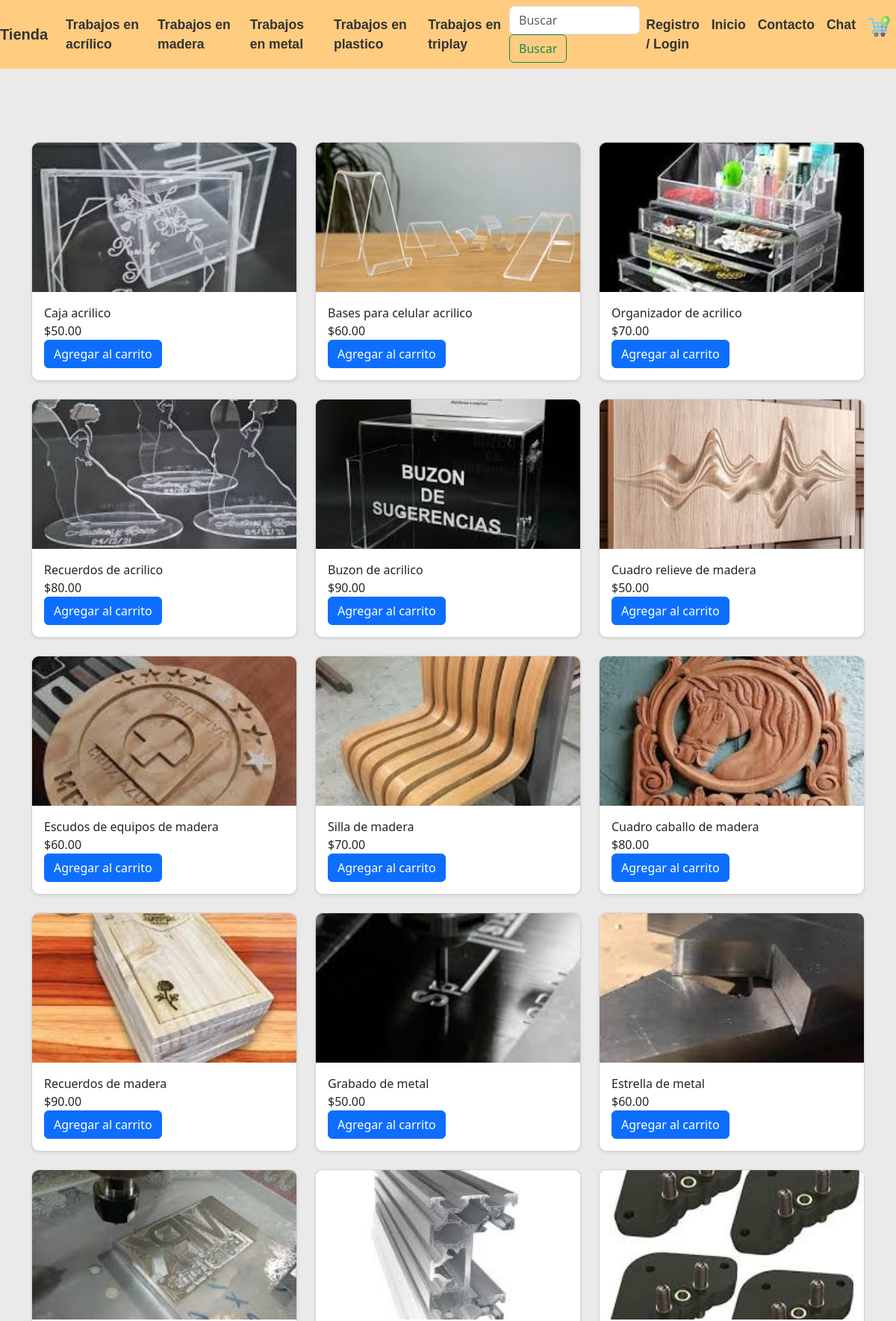
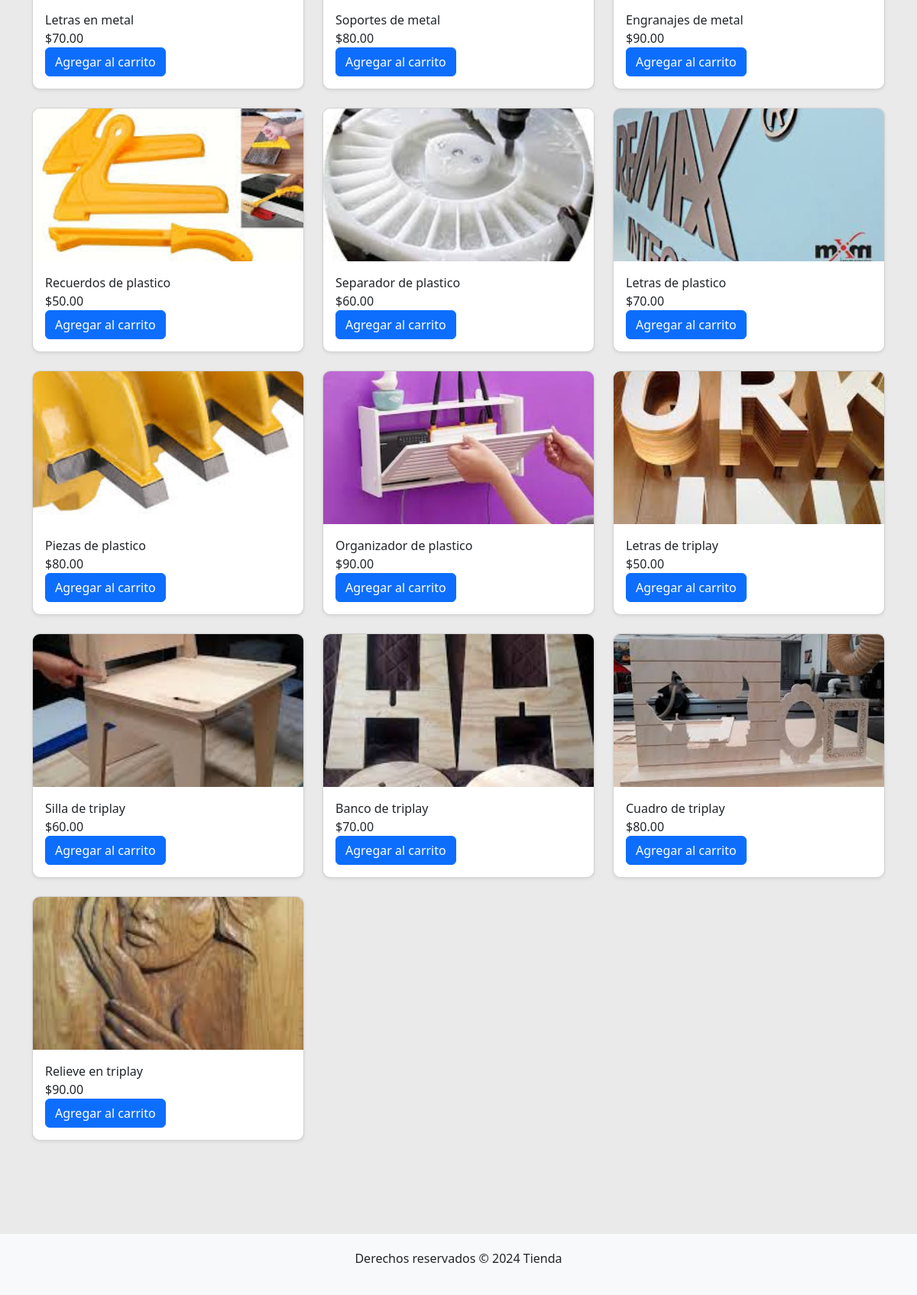
The page /productos.php on the database its author committed (2 pictures, top to bottom).
### tables this page shows
CREATE TABLE `categorias` (
  `idcategoria` int(11) NOT NULL,
  `descripcion` varchar(50) NOT NULL
);

CREATE TABLE `producto` (
  `idproducto` int(11) NOT NULL,
  `descripcion` varchar(100) NOT NULL,
  `precio` float(15,2) NOT NULL,
  `urlimagen` varchar(1000) NOT NULL,
  `idcategoria` int(11) NOT NULL
);

### productos.php (the view, shortened to what this page needs)
<?php
include 'db_connection.php';
$categorias_sql = "SELECT * FROM categorias";
$categorias_result = $conn->query($categorias_sql);
$productos_sql = "SELECT * FROM producto";
$productos_result = $conn->query($productos_sql);
?>
<!DOCTYPE html>
<html lang="es">
<head>
    <link rel="stylesheet" href="css/bootstrap.min.css">
    <link rel="stylesheet" type="text/css" href="estilo_productos.css">
</head>
<body>
    <header>
        <nav class="navbar navbar-expand-lg navbar-light bg-light">
            <a class="navbar-brand" href="productos.php">Tienda</a>
            <div class="collapse navbar-collapse" id="navbarNav">
                <ul class="navbar-nav">
                    <?php while($row = $categorias_result->fetch_assoc()): ?>
                        <li class="nav-item">
                            <a class="nav-link" href="?categoria=<?php echo $row['idcategoria']; ?>"><?php echo $row['descripcion']; ?></a>
                        </li>
                    <?php endwhile; ?>
                </ul>
                <div class="search-section">
                    <form class="form-inline my-2 my-lg-0" action="productos.php" method="GET">
                        <input class="form-control mr-sm-2" type="search" placeholder="Buscar" aria-label="Buscar" name="search">
                        <button class="btn btn-outline-success my-2 my-sm-0" type="submit">Buscar</button>
                    </form>
                </div>
                <ul class="navbar-nav ml-auto">
                <li class="nav-item">
                    <a class="nav-link" href="login.php">Registro / Login</a>
                </li>
                <li class="nav-item">
                    <a class="nav-link" href="index.php">Inicio</a>
                </li>
                <li class="nav-item">
                    <a class="nav-link" href="contacto.php">Contacto</a>
                </li>
                <li class="nav-item"><a class="nav-link" href="chat.php">Chat</a></li>
                    <li class="nav-item">
                        <a class="nav-link" href="carrito.php">
                            <img src="img/carrito.png" alt="Carrito" style="width: 30px;">
                        </a>
                    </li>
                </ul>
            </div>
        </nav>
    </header>
    <main class="container mt-5">
        <div class="row">
            <?php while($row = $productos_result->fetch_assoc()): ?>
                <div class="col-md-4">
                    <div class="card mb-4 shadow-sm zoom">
                        <img src="<?php echo $row['urlimagen']; ?>" class="card-img-top" alt="<?php echo $row['descripcion']; ?>">
                        <div class="card-body">
                            <p class="card-text"><?php echo $row['descripcion']; ?></p>
                            <p class="card-text">$<?php echo $row['precio']; ?></p>
                            <form class="add-to-cart-form" method="POST">
                                <button type="button" class="btn btn-primary add-to-cart-btn">Agregar al carrito</button>
                            </form>
                        </div>
                    </div>
                </div>
            <?php endwhile; ?>
        </div>
    </main>
    <footer class="text-center mt-5">
        <p>Derechos reservados &copy; 2024 Tienda</p>
    </footer>
</body>
</html>

### estilo_productos.css (style rules this page uses)
body { background-color: #eaeaea; }
.navbar { background-color: #ffcc80 !important; }
.navbar-brand, .navbar-nav .nav-link { color: #333 !important; font-family: 'Arial Black', sans-serif; font-weight: bold; border-radius: 10px; }
.navbar-nav .nav-link { font-size: 1.1rem; padding: 8px 16px; }
main { padding: 50px 0; }
.card { background-color: #fff; margin-bottom: 20px; border-radius: 10px; overflow: hidden; box-shadow: 0 4px 8px rgba(0, 0, 0, 0.1); }
.card img { height: 200px; object-fit: cover; }
.card p { margin-bottom: 0; }
footer { background-color: #f8f9fa; padding: 20px 0; }

### productos.php (style rules this page uses)
.navbar-nav { margin-left: auto; }
.search-section { margin-left: auto; display: flex; align-items: center; }

### rows shown on the page
categorias: descripcion "Trabajos en acrílico"
categorias: descripcion "Trabajos en madera"
categorias: descripcion "Trabajos en metal"
categorias: descripcion "Trabajos en plastico"
categorias: descripcion "Trabajos en triplay"
producto: urlimagen (picture), descripcion "Caja acrilico", precio "50.00"
producto: urlimagen (picture), descripcion "Bases para celular acrilico", precio "60.00"
producto: urlimagen (picture), descripcion "Organizador de acrilico", precio "70.00"
producto: urlimagen (picture), descripcion "Recuerdos de acrilico", precio "80.00"
producto: urlimagen (picture), descripcion "Buzon de acrilico", precio "90.00"
producto: urlimagen (picture), descripcion "Cuadro relieve de madera", precio "50.00"
producto: urlimagen (picture), descripcion "Escudos de equipos de madera", precio "60.00"
producto: urlimagen (picture), descripcion "Silla de madera", precio "70.00"
producto: urlimagen (picture), descripcion "Cuadro caballo de madera", precio "80.00"
producto: urlimagen (picture), descripcion "Recuerdos de madera", precio "90.00"
producto: urlimagen (picture), descripcion "Grabado de metal", precio "50.00"
producto: urlimagen (picture), descripcion "Estrella de metal", precio "60.00"
producto: urlimagen (picture), descripcion "Letras en metal", precio "70.00"
producto: urlimagen (picture), descripcion "Soportes de metal", precio "80.00"
producto: urlimagen (picture), descripcion "Engranajes de metal", precio "90.00"
producto: urlimagen (picture), descripcion "Recuerdos de plastico", precio "50.00"
producto: urlimagen (picture), descripcion "Separador de plastico", precio "60.00"
producto: urlimagen (picture), descripcion "Letras de plastico", precio "70.00"
producto: urlimagen (picture), descripcion "Piezas de plastico", precio "80.00"
producto: urlimagen (picture), descripcion "Organizador de plastico", precio "90.00"
producto: urlimagen (picture), descripcion "Letras de triplay", precio "50.00"
producto: urlimagen (picture), descripcion "Silla de triplay", precio "60.00"
producto: urlimagen (picture), descripcion "Banco de triplay", precio "70.00"
producto: urlimagen (picture), descripcion "Cuadro de triplay", precio "80.00"
producto: urlimagen (picture), descripcion "Relieve en triplay", precio "90.00"
